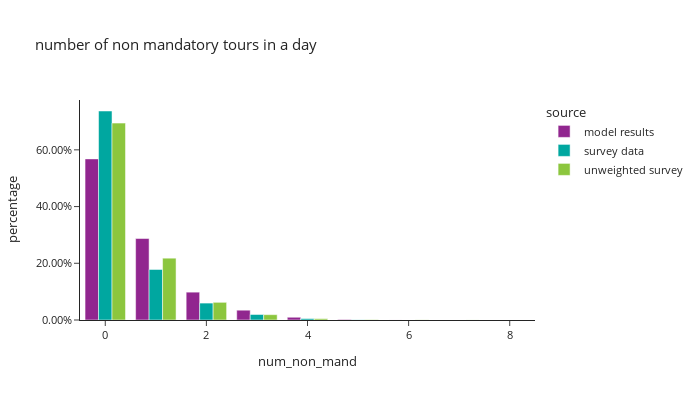

Write notebook code for a chart like this one.
### Code cell
df_plot = per_data.groupby(['num_non_mand','source'])['hh_weight_2017_2019'].sum().reset_index()

df_plot['percentage'] = df_plot.groupby(['source'], group_keys=False)['hh_weight_2017_2019']. \
    apply(lambda x: x / float(x.sum()))

fig = px.bar(df_plot, x="num_non_mand", y="percentage", color="source",barmode="group",
             title="number of non mandatory tours in a day")
fig.update_layout(height=400, width=700, yaxis=dict(tickformat=".2%"))
fig.show()

### Figure 1 — Plotly figure (JSON) as saved in the notebook; plotly's stock layout.template omitted (floating-point values rounded to 4 significant figures)
{"data": [{"alignmentgroup": "True", "hovertemplate": "source=model results<br>num_non_mand=%{x}<br>percentage=%{y}<extra></extra>", "legendgroup": "model results", "marker": {"color": "#91268F", "pattern": {"shape": ""}}, "name": "model results", "offsetgroup": "model results", "orientation": "v", "showlegend": true, "textposition": "auto", "type": "bar", "x": [0, 1, 2, 3, 4, 5, 6, 7, 8], "xaxis": "x", "y": [0.5682, 0.2873, 0.09819, 0.03459, 0.00971, 0.001878, 0.0001362, 7.402e-06, 4.934e-07], "yaxis": "y"}, {"alignmentgroup": "True", "hovertemplate": "source=survey data<br>num_non_mand=%{x}<br>percentage=%{y}<extra></extra>", "legendgroup": "survey data", "marker": {"color": "#00A7A0", "pattern": {"shape": ""}}, "name": "survey data", "offsetgroup": "survey data", "orientation": "v", "showlegend": true, "textposition": "auto", "type": "bar", "x": [0, 1, 2, 3, 4, 5, 6, 7], "xaxis": "x", "y": [0.737, 0.1781, 0.05966, 0.01941, 0.00498, 0.0006364, 9.768e-05, 4.494e-05], "yaxis": "y"}, {"alignmentgroup": "True", "hovertemplate": "source=unweighted survey<br>num_non_mand=%{x}<br>percentage=%{y}<extra></extra>", "legendgroup": "unweighted survey", "marker": {"color": "#8CC63E", "pattern": {"shape": ""}}, "name": "unweighted survey", "offsetgroup": "unweighted survey", "orientation": "v", "showlegend": true, "textposition": "auto", "type": "bar", "x": [0, 1, 2, 3, 4, 5, 6, 7], "xaxis": "x", "y": [0.6944, 0.218, 0.06235, 0.01878, 0.00472, 0.001082, 0.0004917, 0.0001967], "yaxis": "y"}], "layout": {"barmode": "group", "height": 400, "legend": {"title": {"text": "source"}, "tracegroupgap": 0}, "title": {"text": "number of non mandatory tours in a day"}, "width": 700, "xaxis": {"anchor": "y", "domain": [0.0, 1.0], "title": {"text": "num_non_mand"}}, "yaxis": {"anchor": "x", "domain": [0.0, 1.0], "tickformat": ".2%", "title": {"text": "percentage"}}}}
